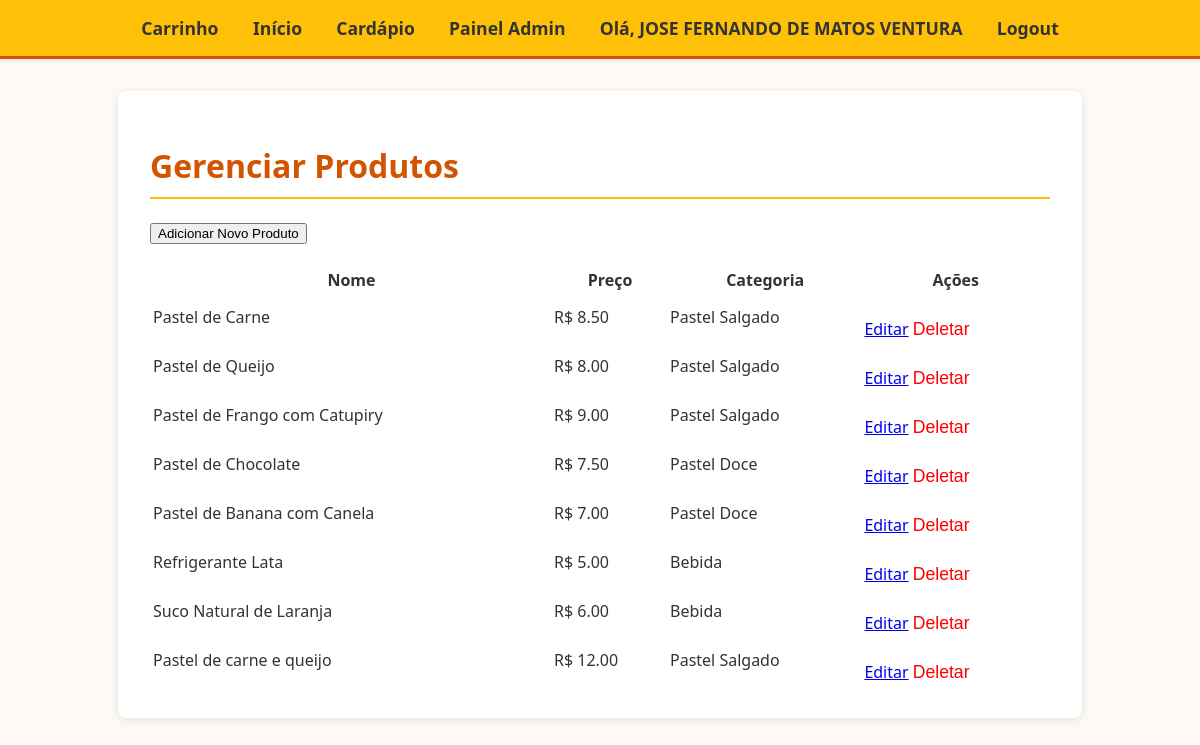
The app's page /admin/produtos (signed in) with its own data.
### app.py (models this page shows)
class Produto(db.Model):
    id = db.Column(db.Integer, primary_key=True)
    nome = db.Column(db.String(100), nullable=False, unique=True)
    descricao = db.Column(db.String(200))
    preco = db.Column(db.Float, nullable=False)
    categoria = db.Column(db.String(50), nullable=False) # Ex: "Pastel Salgado", "Pastel Doce", "Bebida"

### app.py (the view)
@app.route('/admin/produtos')
@login_required
@admin_required
def admin_produtos():
    produtos = Produto.query.all()
    return render_template('admin/produtos.html', produtos=produtos)

### app.py (called while the page is built)
def admin_required(f):
    @wraps(f)
    def decorated_function(*args, **kwargs):
        if not session.get('is_admin'):
            flash('Acesso restrito a administradores.', 'error')
            return redirect(url_for('index'))
        return f(*args, **kwargs)
    return decorated_function

def login_required(f):
    @wraps(f)
    def decorated_function(*args, **kwargs):
        if 'cliente_id' not in session:
            flash('Você precisa estar logado para acessar esta página.', 'warning')
            return redirect(url_for('login'))
        return f(*args, **kwargs)
    return decorated_function

### templates/admin/produtos.html
{% extends "base.html" %}
{% block content %}
<h1>Gerenciar Produtos</h1>
<a href="{{ url_for('novo_produto') }}"><button>Adicionar Novo Produto</button></a>
<br><br>
<table style="width: 100%;">
<thead>
    <tr><th>Nome</th><th>Preço</th><th>Categoria</th><th>Ações</th></tr>
</thead>
<tbody>
    {% for produto in produtos %}
    <tr>
        <td>{{ produto.nome }}</td>
        <td>R$ {{ "%.2f"|format(produto.preco) }}</td>
        <td>{{ produto.categoria }}</td>
        <td>
            <a href="{{ url_for('editar_produto', produto_id=produto.id) }}">Editar</a>
            <form action="{{ url_for('deletar_produto', produto_id=produto.id) }}" method="post" style="display:inline;" onsubmit="return confirm('Tem certeza?');">
                <button type="submit" style="background:none; border:none; color:red; cursor:pointer; padding:0;">Deletar</button>
            </form>
        </td>
    </tr>
    {% endfor %}
</tbody>
</table>
{% endblock %}

### static/css/style.css (style rules this page uses)
body { font-family: 'Segoe UI', Tahoma, Geneva, Verdana, sans-serif; margin: 0; padding: 0; background-color: #fdfaf6; color: #333; }
h1, h2 { color: #d35400; border-bottom: 2px solid #ffc107; padding-bottom: 10px; }
form { display: flex; flex-direction: column; }
form button { margin-top: 1.5rem; padding: 12px; background-color: #d35400; color: white; border: none; border-radius: 4px; font-size: 1.1em; cursor: pointer; transition: background-color 0.3s; }

### records on screen
Produto: nome "Pastel de Carne", preco "8.50", categoria "Pastel Salgado"
Produto: nome "Pastel de Queijo", preco "8.00", categoria "Pastel Salgado"
Produto: nome "Pastel de Frango com Catupiry", preco "9.00", categoria "Pastel Salgado"
Produto: nome "Pastel de Chocolate", preco "7.50", categoria "Pastel Doce"
Produto: nome "Pastel de Banana com Canela", preco "7.00", categoria "Pastel Doce"
Produto: nome "Refrigerante Lata", preco "5.00", categoria "Bebida"
Produto: nome "Suco Natural de Laranja", preco "6.00", categoria "Bebida"
Produto: nome "Pastel de carne e queijo", preco "12.00", categoria "Pastel Salgado"

### other values on screen
{{ session['cliente_nome'] }} "JOSE FERNANDO DE MATOS VENTURA"
